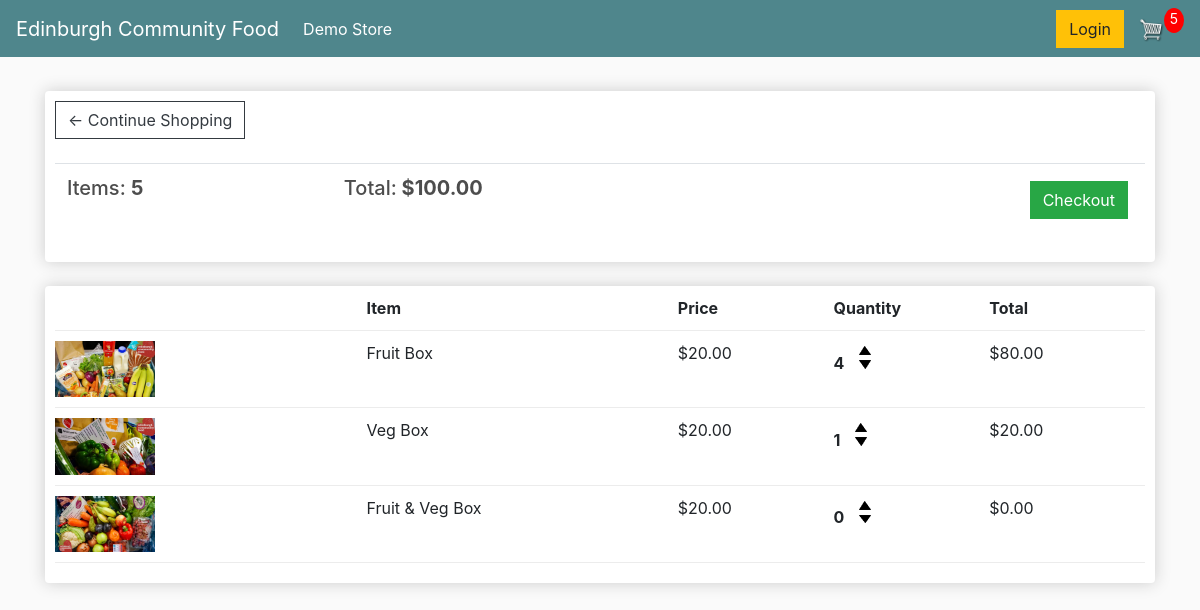
The app's page /cart/ (signed in), older data.
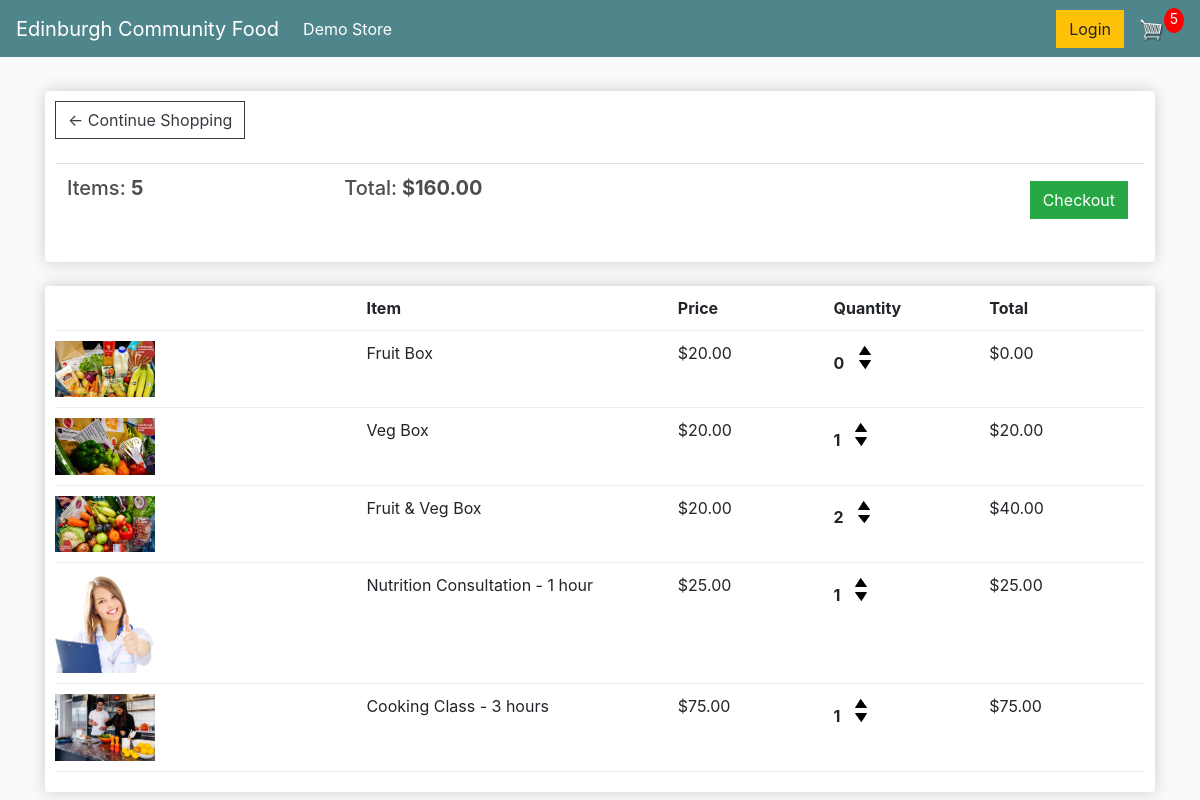
The same page, newer data.
### store/models.py (models this page shows, shortened)
class Order(models.Model):
	customer = models.ForeignKey(Customer, on_delete=models.SET_NULL, null=True, blank=True)
	date_ordered = models.DateTimeField(auto_now_add=True)
	complete = models.BooleanField(default=False)
	transaction_id = models.CharField(max_length=100, null=True)
	@property
	def get_cart_total(self):
		orderitems= self.orderitem_set.all()
		total = sum([item.get_total for item in orderitems])
		return total
	@property
	def get_cart_items(self):
		orderitems= self.orderitem_set.all()
		total = sum([item.quantity for item in orderitems])
		return total

class OrderItem(models.Model):
	product = models.ForeignKey(Product, on_delete=models.SET_NULL, null=True)
	order = models.ForeignKey(Order, on_delete=models.SET_NULL, null=True)
	quantity = models.IntegerField(default=0, null=True, blank=True)
	date_added = models.DateTimeField(auto_now_add=True)
	@property
	def get_total(self):
		total = self.product.price * self.quantity
		return total

class Product(models.Model):
	name = models.CharField(max_length=200)
	price = models.FloatField()
	digital = models.BooleanField(default=False, null=True, blank=True)
	image = models.ImageField(null=True, blank=True)
	@property
	def imageURL(self):
		try:
			url = self.image.url
		except:
			url = ''
		return url

### store/views.py (the view)
# urls.py: path('cart/', views.cart, name="cart"),
def cart(request):
	if request.user.is_authenticated:
		customer = request.user.customer
		order, created = Order.objects.get_or_create(customer=customer, complete=False)
		items = order.orderitem_set.all()
		cartItems = order.get_cart_items
	else:
		items = []
		order = {'get_cart_total': 0, 'get_cart_items':0, 'shipping': False}
		cartItems = order['get_cart_items']
	context = {'items': items, 'order': order, 'cartItems': cartItems}
	return render(request, 'store/cart.html', context)

### store/templates/store/cart.html
{% extends 'store/main.html' %}
{% load static %}
{% block content %}
	<div class="row">
		<div class="col-lg-12">
			<div class="box-element">
				<a  class="btn btn-outline-dark" href="{% url 'store' %}">&#x2190; Continue Shopping</a>
				<br>
				<br>
				<table class="table">
					<tr>
						<th><h5>Items: <strong>{{order.get_cart_items}}</strong></h5></th>
						<th><h5>Total:<strong> ${{order.get_cart_total|floatformat:2}}</strong></h5></th>
						<th>
							<a  style="float:right; margin:5px;" class="btn btn-success" href="{% url 'checkout' %}">Checkout</a>
						</th>
					</tr>
				</table>
			</div>
			<br>
			<div class="box-element">
				<div class="cart-row">
					<div style="flex:2"></div>
					<div style="flex:2"><strong>Item</strong></div>
					<div style="flex:1"><strong>Price</strong></div>
					<div style="flex:1"><strong>Quantity</strong></div>
					<div style="flex:1"><strong>Total</strong></div>
				</div>
				{% for item in items %}
				<div class="cart-row">
					<div style="flex:2"><img class="row-image" src="{{item.product.imageURL}}"></div>
					<div style="flex:2"><p>{{item.product.name}}</p></div>
					<div style="flex:1"><p>${{item.product.price|floatformat:2}}</p></div>
					<div style="flex:1">
						<p class="quantity">{{item.quantity}}</p>
						<div class="quantity">
							<img data-product="{{item.product.id}}" data-action="add" class="chg-quantity update-cart" src="{% static  'images/arrow-up.png' %}">
							<img data-product="{{item.product.id}}" data-action="remove" class="chg-quantity update-cart" src="{% static  'images/arrow-down.png' %}">
						</div>
					</div>
					<div style="flex:1"><p>${{item.get_total|floatformat:2}}</p></div>
				</div>
				{% endfor %}
			</div>
		</div>
	</div>
{% endblock content %}

### store/templates/store/main.html (shortened to what this page needs)
<!DOCTYPE html>
{% load static %}
<html>
<head>
	<link rel="stylesheet" href="https://stackpath.bootstrapcdn.com/bootstrap/4.4.1/css/bootstrap.min.css">
	<link rel="stylesheet" type="text/css" href="{% static 'css/main.css' %}">
</head>
<body>
	<nav class="navbar navbar-expand-lg navbar-dark bg-dark">
	  <a class="navbar-brand" href="{% url 'store' %}">Edinburgh Community Food</a>
	  <div class="collapse navbar-collapse" id="navbarSupportedContent">
	    <ul class="navbar-nav mr-auto">
	      <li class="nav-item active">
	        <a class="nav-link" href="{% url 'store' %}">Demo Store <span class="sr-only">(current)</span></a>
	      </li>
	    </ul>
	    <div class="form-inline my-2 my-lg-0">
	     	<a href="#"class="btn btn-warning">Login</a>
	     	<a href="{% url 'cart' %}">
	    		<img  id="cart-icon" src="{% static 'images/cart.png' %}">
	    	</a>
	    	<p id="cart-total">{{cartItems}}</p>
	    </div>
	  </div>
	</nav>
     <div class="container">
            <br>
            {% block content %}
            {% endblock content %}
         </div>
</body>
</html>

### static/css/main.css (style rules this page uses)
body { background-color: hsl(0, 0%, 98%); }
h1,h2,h3,h4,h5,h6 { color:hsl(0, 0%, 30%); }
.box-element { box-shadow:hsl(0, 0%, 80%) 0 0 16px; background-color: #fff; border-radius: 4px; padding: 10px; }
.bg-dark { background-color: #4f868c!important; }
#cart-icon { width:25px; display: inline-block; margin-left: 15px; }
#cart-total { display: block; text-align: center; color:#fff; background-color: red; width: 20px; height: 25px; border-radius: 50%; font-size: 14px; }
.col-lg-4, .col-lg-6, .col-lg-8, .col-lg-12 { margin-top: 10px; }
.btn { border-radius: 0; }
.row-image { width: 100px; }
.cart-row { display: flex; align-items: flex-stretch; padding-bottom: 10px; margin-bottom: 10px; border-bottom: 1px solid #ececec; }
.quantity { display: inline-block; font-weight: 700; padding-right:10px; }
.chg-quantity { width: 12px; cursor: pointer; display: block; margin-top: 5px; transition:.1s; }

Row changes from the older to the newer data that the page shows:
changed through a linked row, Order: get_cart_total "100.00" → "160.00"
changed OrderItem "Fruit Box": quantity "4" → "0"; get_total "80.00" → "0.00"
changed OrderItem "Fruit & Veg Box": quantity "0" → "2"; get_total "0.00" → "40.00"
added OrderItem: product.imageURL (picture), product.name "Nutrition Consultation - 1 hour", product.price "25.00", quantity "1", get_total "25.00"
added OrderItem: product.imageURL (picture), product.name "Cooking Class - 3 hours", product.price "75.00", quantity "1", get_total "75.00"
